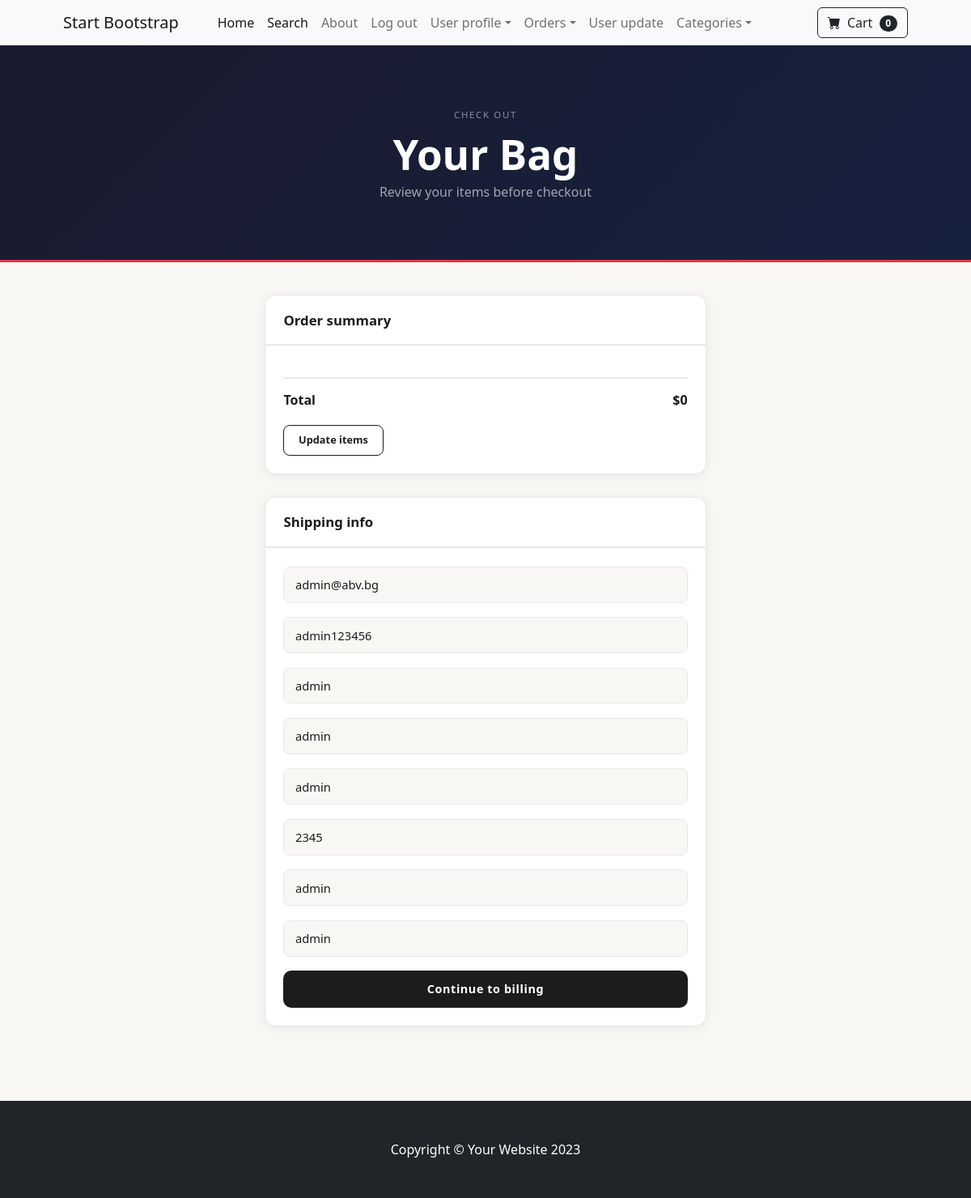
Screenshot of /payment/check_out (signed in) with the database file from the repository.
### payment/models.py (models this page shows, shortened)
class ShippingAddress(models.Model):
    user=models.ForeignKey(User,on_delete=models.CASCADE,null=True,blank=True)
    shipping_full_name=models.CharField(max_length=100,default='')
    shipping_email=models.EmailField(max_length=100,default='')
    shipping_adress1=models.CharField(max_length=100,default='')
    shipping_address2=models.CharField(max_length=100,default='')
    shipping_state=models.CharField(max_length=100,default='')
    shipping_zipcode=models.CharField(max_length=100,default='')
    shipping_country=models.CharField(max_length=100,default='')
    shipping_city=models.CharField(max_length=100,default='')
    class Meta:
        verbose_name_plural = "Shipping Address"

### payment/views.py (the view)
# urls.py: path('check_out', views.check_out, name='check_out'),
def check_out(request):
    cart = Cart(request)
    cart_products = cart.get_prods
    quantity = cart.get_quants()
    totals = cart.cart_total()
    if request.user.is_authenticated:
        shipping_user=ShippingAddress.objects.get(user__id=request.user.id)
        shipping_form=ShippingForm(request.POST or None, instance=shipping_user)
        return render(request, "payment/check_out.html",
                      {"cart_products": cart_products, "quantity": quantity, "totals": totals, "shipping_form": shipping_form})
    else:
        shipping_form=ShippingForm(request.POST or None,)
        return render(request, "payment/check_out.html",
                      {"cart_products": cart_products, "quantity": quantity, "totals": totals,"shipping_form": shipping_form})

### cart/cart.py (called while the page is built, shortened)
    def get_prods(self):
        product_ids=self.cart.keys()
        products=Product.objects.filter(id__in=product_ids)
        return products

    def get_quants(self):
        quantity=self.cart
        return quantity

    def cart_total(self):
        quantity=self.cart
        product_ids=self.cart.keys()
        products=Product.objects.filter(id__in=product_ids)
        total=0
        return total

### core/context_processors.py (called while the page is built)
def categories(request):
    return {'category': Category.objects.all()}

def cart(request):
    return {'cart':Cart(request)}

### core/models.py (called while the page is built)
  def __str__(self):
      return self.name

### payment/templates/payment/check_out.html (shortened to what this page needs)
{% extends 'base.html' %}
{% block content %}
<header class="shop-hero py-5">
    <div class="container px-4 px-lg-5 my-4">
        <div class="text-center">
            <span class="hero-eyebrow">Check out</span>
            <h1 class="hero-title">Your Bag</h1>
            <p class="hero-sub">Review your items before checkout</p>
        </div>
    </div>
</header>
<div class="container checkout-wrap">
    <div class="row">
        <div class="col-md-6 offset-md-3">
            <div class="card checkout-card">
                <div class="card-header">
                    Order summary
                </div>
                <div class="card-body">
                    <div class="order-total">
                        <span>Total</span>
                        <span>${{ totals }}</span>
                    </div>
                    <a href="{% url 'cart_summary' %}" class="btn-view">Update items</a>
                </div>
            </div>
            <div class="card checkout-card">
                <div class="card-header">
                    Shipping info
                </div>
                <div class="card-body">
                    <form method="POST" action="{% url 'billing_info' %}">
                        {{ shipping_form.as_p }}
                        <button type="submit" class="btn-checkout">Continue to billing</button>
                    </form>
                </div>
            </div>
        </div>
    </div>
</div>
{% endblock %}

### payment/templates/payment/check_out.html (style rules this page uses)
:root { --clr-bg: #F8F7F4; --clr-hero-from: #1a1a2e; --clr-hero-to: #16213e; --clr-accent: #e63946; --clr-surface: #ffffff; --clr-border: #e8e8e8; --clr-text: #1c1c1e; --clr-muted: #6e6e73; --clr-star: #f4a261; --radius-card: 14px; --shadow-card: 0 2px 12px rgba(0,0,0,.07); --shadow-hover: 0 8px 32px rgba(0,0,0,.14); --trans: 0.22s ease; }
body { background: var(--clr-bg); }
.shop-hero { background: linear-gradient(135deg, var(--clr-hero-from), var(--clr-hero-to)); border-bottom: 3px solid var(--clr-accent); }
.hero-eyebrow { display: inline-block; font-size: .72rem; letter-spacing: .14em; text-transform: uppercase; color: rgba(255,255,255,.5); margin-bottom: .75rem; }
.hero-title { font-size: clamp(2rem, 5vw, 3.2rem); font-weight: 800; color: #fff; margin-bottom: .4rem; line-height: 1.1; }
.hero-sub { color: rgba(255,255,255,.6); font-size: 1rem; margin: 0; }
.checkout-wrap { padding-top: 2.5rem; padding-bottom: 4rem; }
.checkout-card { background: var(--clr-surface); border: 1px solid var(--clr-border); border-radius: var(--radius-card); box-shadow: var(--shadow-card); overflow: hidden; margin-bottom: 1.75rem; transition: box-shadow var(--trans); }
.checkout-card .card-header { background: var(--clr-surface); border-bottom: 2px solid var(--clr-border); padding: 1.1rem 1.4rem; font-size: 1.05rem; font-weight: 700; color: var(--clr-text); }
.checkout-card .card-body { padding: 1.4rem; }
.order-total { display: flex; justify-content: space-between; align-items: center; margin: 1rem 0 1.2rem; padding-top: .9rem; border-top: 2px solid var(--clr-border); font-size: 1rem; font-weight: 700; color: var(--clr-text); }
.checkout-card .card-body p { margin-bottom: 1.1rem; }
.checkout-card .card-body input[type="text"], .checkout-card .card-body input[type="email"], .checkout-card .card-body input[type="tel"], .checkout-card .card-body input[type="number"], .checkout-card .card-body input[type="password"], .checkout-card .card-body select, .checkout-card .card-body textarea { width: 100%; padding: .65rem .85rem; font-size: .92rem; color: var(--clr-text); background: var(--clr-bg); border: 1.5px solid var(--clr-border); border-radius: 8px; transition: border-color var(--trans), background var(--trans); }
.btn-view { display: inline-block; padding: .5rem 1.1rem; font-size: .8rem; font-weight: 600; border-radius: 8px; border: 1.5px solid var(--clr-text); color: var(--clr-text); text-decoration: none; text-align: center; transition: background var(--trans), color var(--trans); }
.btn-checkout { display: block; width: 100%; padding: .75rem; margin-top: .5rem; background: var(--clr-text); color: #fff; font-size: .9rem; font-weight: 700; letter-spacing: .04em; border: none; border-radius: 10px; text-align: center; cursor: pointer; transition: background var(--trans); }

### rows the page displays
ShippingAddress: shipping_email "admin@abv.bg", shipping_full_name "admin123456", shipping_state "admin", shipping_adress1 "admin", shipping_address2 "admin", shipping_zipcode "2345", shipping_country "admin", shipping_city "admin"

### other values shown
{{ cart.cart|length }} "0"
{{ totals }} "0"
